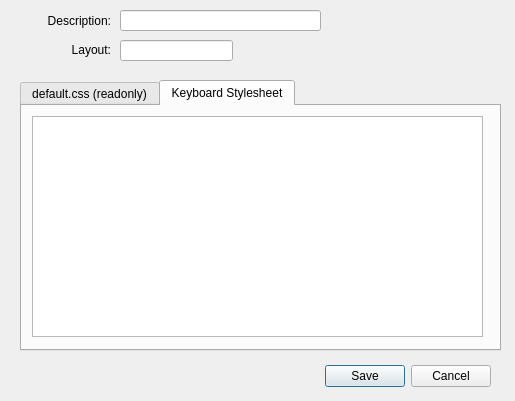
<?xml version="1.0" encoding="UTF-8"?>
<ui version="4.0">
 <class>KbdProperties</class>
 <widget class="QDialog" name="KbdProperties">
  <property name="geometry">
   <rect>
    <x>0</x>
    <y>0</y>
    <width>515</width>
    <height>401</height>
   </rect>
  </property>
  <property name="sizePolicy">
   <sizepolicy hsizetype="Fixed" vsizetype="Fixed">
    <horstretch>0</horstretch>
    <verstretch>0</verstretch>
   </sizepolicy>
  </property>
  <property name="minimumSize">
   <size>
    <width>515</width>
    <height>401</height>
   </size>
  </property>
  <property name="maximumSize">
   <size>
    <width>515</width>
    <height>401</height>
   </size>
  </property>
  <property name="windowTitle">
   <string>Keyboard Properties</string>
  </property>
  <widget class="QDialogButtonBox" name="buttonBox">
   <property name="geometry">
    <rect>
     <x>150</x>
     <y>360</y>
     <width>341</width>
     <height>32</height>
    </rect>
   </property>
   <property name="orientation">
    <enum>Qt::Horizontal</enum>
   </property>
   <property name="standardButtons">
    <set>QDialogButtonBox::Cancel|QDialogButtonBox::Save</set>
   </property>
  </widget>
  <widget class="QTabWidget" name="maintabs">
   <property name="geometry">
    <rect>
     <x>20</x>
     <y>80</y>
     <width>481</width>
     <height>271</height>
    </rect>
   </property>
   <property name="currentIndex">
    <number>1</number>
   </property>
   <widget class="QWidget" name="tab">
    <attribute name="title">
     <string>default.css (readonly)</string>
    </attribute>
    <widget class="QTextEdit" name="defaultcss">
     <property name="geometry">
      <rect>
       <x>10</x>
       <y>10</y>
       <width>451</width>
       <height>221</height>
      </rect>
     </property>
     <property name="acceptDrops">
      <bool>false</bool>
     </property>
     <property name="readOnly">
      <bool>true</bool>
     </property>
     <property name="acceptRichText">
      <bool>false</bool>
     </property>
    </widget>
   </widget>
   <widget class="QWidget" name="tab_2">
    <attribute name="title">
     <string>Keyboard Stylesheet</string>
    </attribute>
    <widget class="QTextEdit" name="keyboardcss">
     <property name="geometry">
      <rect>
       <x>10</x>
       <y>10</y>
       <width>451</width>
       <height>221</height>
      </rect>
     </property>
     <property name="acceptDrops">
      <bool>false</bool>
     </property>
     <property name="readOnly">
      <bool>false</bool>
     </property>
     <property name="acceptRichText">
      <bool>false</bool>
     </property>
    </widget>
   </widget>
  </widget>
  <widget class="QLineEdit" name="description">
   <property name="geometry">
    <rect>
     <x>120</x>
     <y>10</y>
     <width>201</width>
     <height>21</height>
    </rect>
   </property>
   <property name="maxLength">
    <number>30</number>
   </property>
  </widget>
  <widget class="QLineEdit" name="layout">
   <property name="geometry">
    <rect>
     <x>120</x>
     <y>40</y>
     <width>113</width>
     <height>21</height>
    </rect>
   </property>
   <property name="maxLength">
    <number>16</number>
   </property>
  </widget>
  <widget class="QLabel" name="label">
   <property name="geometry">
    <rect>
     <x>20</x>
     <y>10</y>
     <width>91</width>
     <height>21</height>
    </rect>
   </property>
   <property name="text">
    <string>Description:</string>
   </property>
   <property name="alignment">
    <set>Qt::AlignRight|Qt::AlignTrailing|Qt::AlignVCenter</set>
   </property>
  </widget>
  <widget class="QLabel" name="label_2">
   <property name="geometry">
    <rect>
     <x>20</x>
     <y>40</y>
     <width>91</width>
     <height>20</height>
    </rect>
   </property>
   <property name="text">
    <string>Layout:</string>
   </property>
   <property name="alignment">
    <set>Qt::AlignRight|Qt::AlignTrailing|Qt::AlignVCenter</set>
   </property>
  </widget>
 </widget>
 <resources/>
 <connections>
  <connection>
   <sender>buttonBox</sender>
   <signal>accepted()</signal>
   <receiver>KbdProperties</receiver>
   <slot>accept()</slot>
   <hints>
    <hint type="sourcelabel">
     <x>248</x>
     <y>254</y>
    </hint>
    <hint type="destinationlabel">
     <x>157</x>
     <y>274</y>
    </hint>
   </hints>
  </connection>
  <connection>
   <sender>buttonBox</sender>
   <signal>rejected()</signal>
   <receiver>KbdProperties</receiver>
   <slot>reject()</slot>
   <hints>
    <hint type="sourcelabel">
     <x>316</x>
     <y>260</y>
    </hint>
    <hint type="destinationlabel">
     <x>286</x>
     <y>274</y>
    </hint>
   </hints>
  </connection>
 </connections>
</ui>
